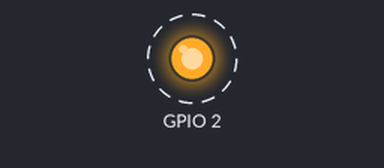
Bench run of a sketch on a simulated ESP32. On the bench: output pins drawn as LEDs (lit = HIGH). Dashed ring = blinking. What the sketch prints to the serial monitor is not drawn.

Above: at 0.05 s.
Timing chart, 0 to 3.0 s (numbered marks = the images above):
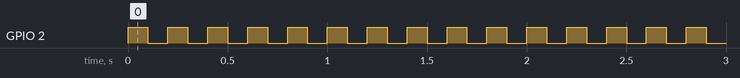

The sketch:

008_millis_esp32.ino
```cpp
unsigned long int previous_millis = 0;
unsigned long int interval = 1000;

void setup() {
  // put your setup code here, to run once:

Serial.begin(115200);
pinMode(2,OUTPUT);

}

void loop() {
  // put your main code here, to run repeatedly:

unsigned long int current_millis =   millis();

if((current_millis - previous_millis) > interval)
{
  Serial.println("Hello World");
  previous_millis = current_millis;
  }

  digitalWrite(2,HIGH);
  delay(100);
  digitalWrite(2,LOW);
  delay(100);

}
```

Measured:
- by itself, GPIO 2: alternates HIGH for 0.10 s and LOW for 0.10 s
